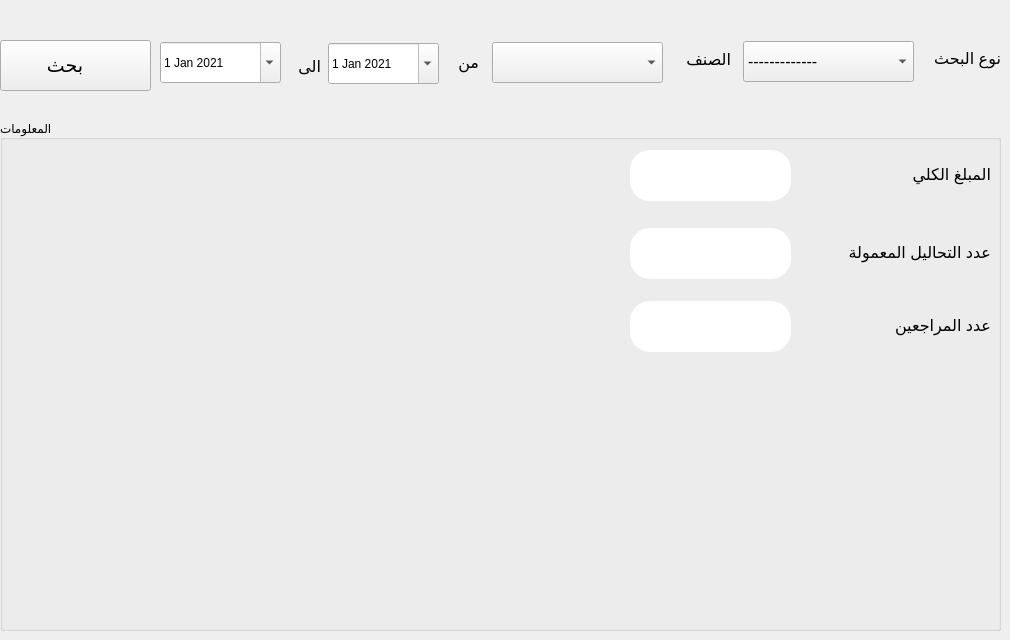
      <widget class="QWidget" name="tab_19">
       <attribute name="title">
        <string>احصائيات</string>
       </attribute>
       <widget class="QComboBox" name="comboBox_2">
        <property name="geometry">
         <rect>
          <x>743</x>
          <y>41</y>
          <width>171</width>
          <height>41</height>
         </rect>
        </property>
        <property name="font">
         <font>
          <family>Segoe UI</family>
          <pointsize>12</pointsize>
         </font>
        </property>
        <item>
         <property name="text">
          <string>-------------</string>
         </property>
        </item>
        <item>
         <property name="text">
          <string>المبلغ الكلي</string>
         </property>
        </item>
        <item>
         <property name="text">
          <string>عدد التحاليل المعمولة</string>
         </property>
        </item>
        <item>
         <property name="text">
          <string>عدد المراجعين</string>
         </property>
        </item>
       </widget>
       <widget class="QLabel" name="label_64">
        <property name="geometry">
         <rect>
          <x>910</x>
          <y>33</y>
          <width>91</width>
          <height>51</height>
         </rect>
        </property>
        <property name="font">
         <font>
          <family>Segoe UI</family>
          <pointsize>12</pointsize>
          <weight>50</weight>
          <bold>false</bold>
         </font>
        </property>
        <property name="text">
         <string>نوع البحث</string>
        </property>
       </widget>
       <widget class="QLabel" name="label_65">
        <property name="geometry">
         <rect>
          <x>650</x>
          <y>34</y>
          <width>81</width>
          <height>51</height>
         </rect>
        </property>
        <property name="font">
         <font>
          <family>Segoe UI</family>
          <pointsize>12</pointsize>
          <weight>50</weight>
          <bold>false</bold>
         </font>
        </property>
        <property name="text">
         <string>الصنف</string>
        </property>
       </widget>
       <widget class="QComboBox" name="comboBox_3">
        <property name="geometry">
         <rect>
          <x>492</x>
          <y>42</y>
          <width>171</width>
          <height>41</height>
         </rect>
        </property>
       </widget>
       <widget class="QLabel" name="label_66">
        <property name="geometry">
         <rect>
          <x>438</x>
          <y>37</y>
          <width>41</width>
          <height>51</height>
         </rect>
        </property>
        <property name="font">
         <font>
          <family>Segoe UI</family>
          <pointsize>12</pointsize>
          <weight>50</weight>
          <bold>false</bold>
         </font>
        </property>
        <property name="text">
         <string>من</string>
        </property>
       </widget>
       <widget class="QDateEdit" name="dateEdit_4">
        <property name="geometry">
         <rect>
          <x>328</x>
          <y>43</y>
          <width>111</width>
          <height>41</height>
         </rect>
        </property>
        <property name="styleSheet">
         <string notr="true"/>
        </property>
        <property name="dateTime">
         <datetime>
          <hour>0</hour>
          <minute>0</minute>
          <second>0</second>
          <year>2021</year>
          <month>1</month>
          <day>1</day>
         </datetime>
        </property>
        <property name="calendarPopup">
         <bool>true</bool>
        </property>
       </widget>
       <widget class="QLabel" name="label_67">
        <property name="geometry">
         <rect>
          <x>280</x>
          <y>41</y>
          <width>41</width>
          <height>51</height>
         </rect>
        </property>
        <property name="font">
         <font>
          <family>Segoe UI</family>
          <pointsize>12</pointsize>
          <weight>50</weight>
          <bold>false</bold>
         </font>
        </property>
        <property name="text">
         <string>الى</string>
        </property>
       </widget>
       <widget class="QDateEdit" name="dateEdit_5">
        <property name="geometry">
         <rect>
          <x>160</x>
          <y>42</y>
          <width>121</width>
          <height>41</height>
         </rect>
        </property>
        <property name="styleSheet">
         <string notr="true"/>
        </property>
        <property name="dateTime">
         <datetime>
          <hour>0</hour>
          <minute>0</minute>
          <second>0</second>
          <year>2021</year>
          <month>1</month>
          <day>1</day>
         </datetime>
        </property>
        <property name="calendarPopup">
         <bool>true</bool>
        </property>
       </widget>
       <widget class="QPushButton" name="pushButton_42">
        <property name="geometry">
         <rect>
          <x>0</x>
          <y>40</y>
          <width>151</width>
          <height>51</height>
         </rect>
        </property>
        <property name="font">
         <font>
          <family>Segoe UI</family>
          <pointsize>14</pointsize>
         </font>
        </property>
        <property name="cursor">
         <cursorShape>PointingHandCursor</cursorShape>
        </property>
        <property name="layoutDirection">
         <enum>Qt::LeftToRight</enum>
        </property>
        <property name="text">
         <string>بحث    </string>
        </property>
        <property name="icon">
         <iconset resource="icons.qrc">
          <normaloff>:/icons8-search-512.png</normaloff>:/icons8-search-512.png</iconset>
        </property>
        <property name="iconSize">
         <size>
          <width>31</width>
          <height>31</height>
         </size>
        </property>
       </widget>
       <widget class="QGroupBox" name="groupBox_13">
        <property name="geometry">
         <rect>
          <x>0</x>
          <y>120</y>
          <width>1001</width>
          <height>511</height>
         </rect>
        </property>
        <property name="title">
         <string>المعلومات</string>
        </property>
        <widget class="QLabel" name="label_68">
         <property name="geometry">
          <rect>
           <x>880</x>
           <y>29</y>
           <width>111</width>
           <height>51</height>
          </rect>
         </property>
         <property name="font">
          <font>
           <family>Segoe UI</family>
           <pointsize>12</pointsize>
           <weight>50</weight>
           <bold>false</bold>
          </font>
         </property>
         <property name="text">
          <string>المبلغ الكلي</string>
         </property>
        </widget>
        <widget class="QLineEdit" name="lineEdit_30">
         <property name="enabled">
          <bool>true</bool>
         </property>
         <property name="geometry">
          <rect>
           <x>630</x>
           <y>30</y>
           <width>161</width>
           <height>51</height>
          </rect>
         </property>
         <property name="font">
          <font>
           <family>Segoe UI</family>
           <pointsize>14</pointsize>
           <weight>50</weight>
           <italic>false</italic>
           <bold>false</bold>
          </font>
         </property>
         <property name="styleSheet">
          <string notr="true">border-radius: 20px;
font: 14pt &quot;Segoe UI&quot;;
</string>
         </property>
         <property name="text">
          <string/>
         </property>
         <property name="readOnly">
          <bool>true</bool>
         </property>
         <property name="placeholderText">
          <string/>
         </property>
        </widget>
        <widget class="QLabel" name="label_69">
         <property name="geometry">
          <rect>
           <x>800</x>
           <y>107</y>
           <width>191</width>
           <height>51</height>
          </rect>
         </property>
         <property name="font">
          <font>
           <family>Segoe UI</family>
           <pointsize>12</pointsize>
           <weight>50</weight>
           <bold>false</bold>
          </font>
         </property>
         <property name="text">
          <string>عدد التحاليل المعمولة</string>
         </property>
        </widget>
        <widget class="QLineEdit" name="lineEdit_31">
         <property name="enabled">
          <bool>true</bool>
         </property>
         <property name="geometry">
          <rect>
           <x>630</x>
           <y>108</y>
           <width>161</width>
           <height>51</height>
          </rect>
         </property>
         <property name="font">
          <font>
           <family>Segoe UI</family>
           <pointsize>14</pointsize>
           <weight>50</weight>
           <italic>false</italic>
           <bold>false</bold>
          </font>
         </property>
         <property name="styleSheet">
          <string notr="true">border-radius: 20px;
font: 14pt &quot;Segoe UI&quot;;
</string>
         </property>
         <property name="text">
          <string/>
         </property>
         <property name="readOnly">
          <bool>true</bool>
         </property>
         <property name="placeholderText">
          <string/>
         </property>
        </widget>
        <widget class="QLineEdit" name="lineEdit_32">
         <property name="enabled">
          <bool>true</bool>
         </property>
         <property name="geometry">
          <rect>
           <x>630</x>
           <y>181</y>
           <width>161</width>
           <height>51</height>
          </rect>
         </property>
         <property name="font">
          <font>
           <family>Segoe UI</family>
           <pointsize>14</pointsize>
           <weight>50</weight>
           <italic>false</italic>
           <bold>false</bold>
          </font>
         </property>
         <property name="styleSheet">
          <string notr="true">border-radius: 20px;
font: 14pt &quot;Segoe UI&quot;;
</string>
         </property>
         <property name="text">
          <string/>
         </property>
         <property name="readOnly">
          <bool>true</bool>
         </property>
         <property name="placeholderText">
          <string/>
         </property>
        </widget>
        <widget class="QLabel" name="label_70">
         <property name="geometry">
          <rect>
           <x>800</x>
           <y>180</y>
           <width>191</width>
           <height>51</height>
          </rect>
         </property>
         <property name="font">
          <font>
           <family>Segoe UI</family>
           <pointsize>12</pointsize>
           <weight>50</weight>
           <bold>false</bold>
          </font>
         </property>
         <property name="text">
          <string>عدد المراجعين</string>
         </property>
        </widget>
       </widget>
      </widget>
